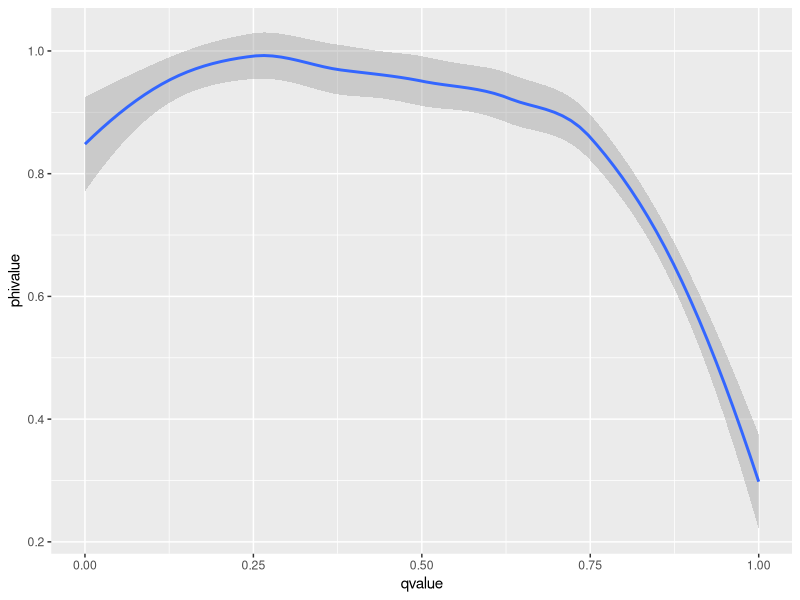
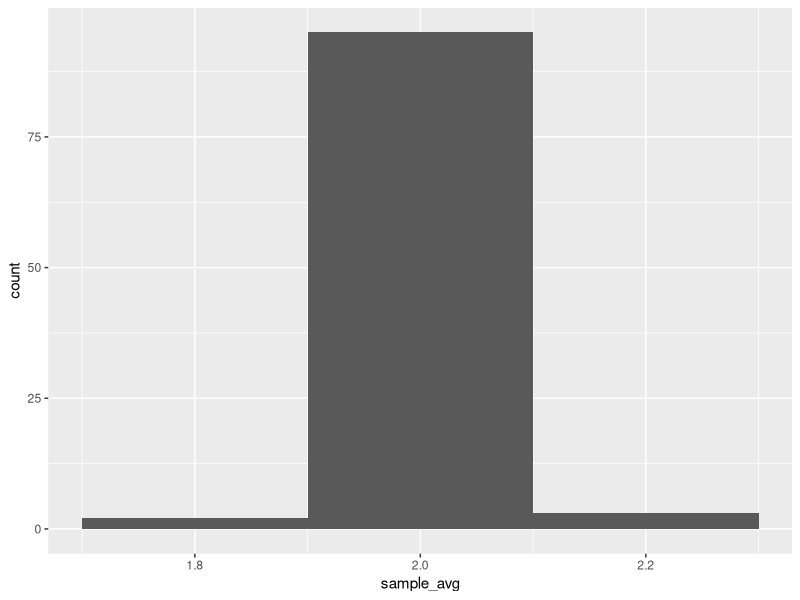
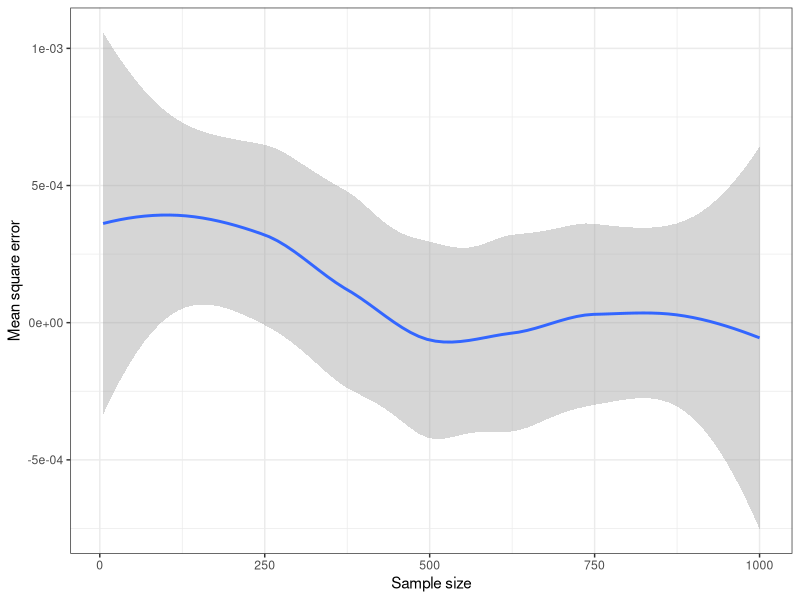

Write R code to recreate these figures, in order.
## ---- chunk 1
knitr::opts_chunk$set(echo = TRUE)
## ---- chunk 2

c_prob_person_given_alarm = function(p0,p1,q){
   
  (p1/q) / ((p0/(1-q)) + (p1/q))

}

## ---- chunk 3

phi <- c_prob_person_given_alarm(0.05,0.95,0.1)

print(phi)

## ---- chunk 4

library(ggplot2)

x1<-seq(from=0, to=1, by=.01)

print(x1)
plotphi<- as.data.frame(x1)
dim(plotphi)
x2<-seq(from=0, to=0.1, by=.01)
c_prob = function(p0,p1,input_vector){
   (p1/input_vector) / ((p0/(1-input_vector)) + (p1/input_vector))
}

x2 <-c_prob(0.05,0.95,x1)
x2[is.na(x2)]<-0
phivalue<-as.data.frame(x2)
plotphi$phivalue<-x2
plotphi <-setNames(plotphi,c("qvalue", "phivalue"))
head(plotphi)
flow<- ggplot(plotphi, aes(x=qvalue,y=phivalue) ) +geom_smooth()
flow
## ---- chunk 5
library('dplyr')
library('purrr')
sample_X_0125<-function(n,alpha,beta,gamma){
  sample_X<-data.frame(U=runif(n))%>%
  mutate(X=case_when(
  (0<=U)&(U<alpha)~1,
  (alpha<=U)&(U<alpha+beta)~2,
  (alpha+beta<=U)&(U<alpha+beta+gamma)~5,
  (alpha+beta+gamma<=U)&(U<=1)~0))%>%pull(X)
  return(sample_X)
}
## ---- chunk 6

n<-100000
alpha<-1/10
beta<-2/10
gamma<-3/10

sample_X<-sample_X_0125(n,alpha,beta,gamma)
mean(sample_X)

## ---- chunk 7

alpha<-1/10
beta<-2/10
gamma<-3/10
simulation_by_n<-data.frame(n=seq(0,10000,100))%>%
  mutate(sample_X=map(.x=n,~sample_X_0125(.x,alpha,beta,gamma)))%>%
  mutate(sample_avg=map_dbl(.x=sample_X,~mean(.x)))%>%
  select(-sample_X)%>%
  mutate(expectation=alpha+2*beta+5*gamma)
  simulation_by_n%>%head(5)

  
## ---- chunk 8
plotit<- ggplot(simulation_by_n, aes(x=sample_avg)) + geom_histogram(binwidth=0.2)

plotit
## ---- chunk 9
expectation<- alpha + 2*beta + 5*gamma
print(expectation)
var(sample_X)

## ---- chunk 10
library(dplyr)
set.seed(0)
num_trials_per_sample_size<-100
min_sample_size<-5
max_sample_size<-1000
sample_size_inc<-5
lambda_0<-0.01
poisson_simulation_df<-expand.grid(trial=seq(num_trials_per_sample_size),
sample_size=seq(min_sample_size,max_sample_size,
sample_size_inc))%>%
# create data frame of all pairs of sample_size and trial
mutate(simulation=pmap(.l=list(trial,sample_size),
.f=~rpois(.y,lambda=lambda_0)))%>%
# simulate sequences of Gaussian random variables
mutate(lambda_mle=map_dbl(.x=simulation,.f=mean))%>%
# compute the sample sd
group_by(sample_size)%>%
summarise(msq_error=mean((lambda_mle-lambda_0)*2))
poisson_simulation_df%>%
ggplot(aes(x=sample_size,y=msq_error))+
geom_smooth()+
theme_bw()+
xlab("Sample size")+ylab("Mean square error")
## ---- chunk 11
library(readr)
bird_data<-read.csv("bird_data_EMATM0061.csv")

alpha<-0.00000004192201
sample_size<-length(bird_data$Time)
sample_mean<-mean(bird_data$Time)
sample_sd<-sd(bird_data$Time)
t<-qt(1-alpha/2,df=sample_size-1)
confidence_interval_l<-sample_mean-t*sample_sd/sqrt(sample_size)
confidence_interval_u<-sample_mean+t*sample_sd/sqrt(sample_size)
confidence_interval<-c(confidence_interval_l,confidence_interval_u)
print(confidence_interval)
percentage<-(confidence_interval[1] / confidence_interval[2]) * 100
print(percentage)
print("Confidence level of 95% achieved for alpha=0.00000004192201")
